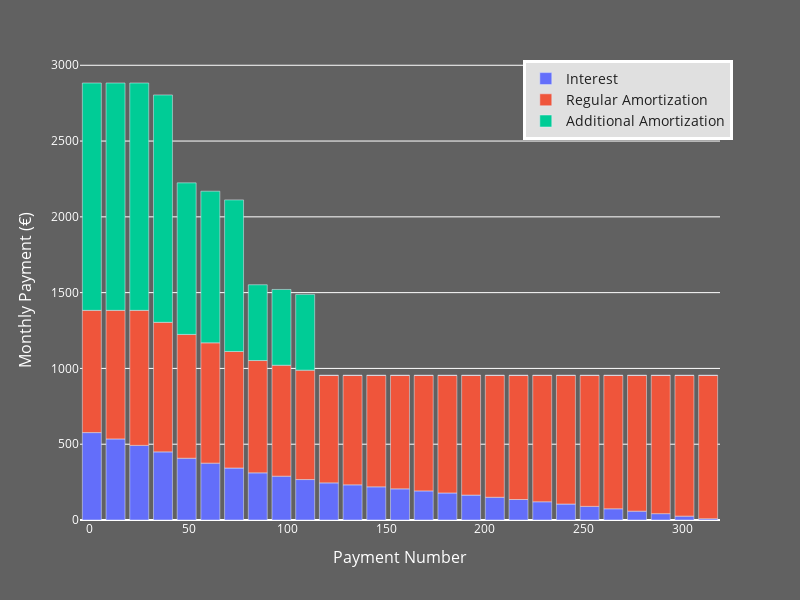

The code cell stored with this chart in its notebook:
### Code cell
import plotly.express as px

px.data_enhanced = pd.DataFrame(mortage_extra.get_amortization_schedule()).iloc[0::12]

color_side = "#212121"
color_bg = "#616161"
color_box = "#e0e0e0"
color_line = "#FFFFFF"
color_text = "#FFFFFF"
color_text_second = "#707070"
color_text_third = "#202020"

color_bar_price_1 = "#D1E3F8"
color_bar_price_2 = "#7AA9F7"
color_bar_price_3 = "#2E5CB8"

color_bar_interest_1 = "#f8d1d1"
color_bar_interest_2 = "#f89696"
color_bar_interest_3 = "#fa4f4f"

fig = px.bar(px.data_enhanced, x='Payment Number', y=['Interest', 'Regular Amortization', 'Additional Amortization'],
             labels={
                 'Payment Number': 'Payment Number',
                 'value': 'Monthly Payment (€)',
             })

fig.update_xaxes(title_font=dict(size=16, color=color_text))
fig.update_yaxes(title_font=dict(size=16, color=color_text))

fig.update_layout(
    width=800,
    height=600,
    plot_bgcolor=color_bg,
    paper_bgcolor=color_bg,
    font=dict(
        color=color_text
    ),
    legend_title_text='',
    legend=dict(
        xanchor='right',
        yanchor='top',
        orientation='v',
        font=dict(
            color=color_text_third,
            size=14
        ),
        bgcolor=color_box,  # Legend background color
        bordercolor=color_line,     # Legend border color (optional)
        borderwidth=3          # Legend border width (optional)
    )
)

fig.show()

### Figure 1 — Plotly figure (JSON) as saved in the notebook; plotly's stock layout.template omitted (floating-point values rounded to 4 significant figures)
{"data": [{"hovertemplate": "variable=Interest<br>Payment Number=%{x}<br>Monthly Payment (€)=%{y}<extra></extra>", "legendgroup": "Interest", "marker": {"color": "#636efa", "pattern": {"shape": ""}}, "name": "Interest", "orientation": "v", "showlegend": true, "textposition": "auto", "type": "bar", "x": [1, 13, 25, 37, 49, 61, 73, 85, 97, 109, 121, 133, 145, 157, 169, 181, 193, 205, 217, 229, 241, 253, 265, 277, 289, 301, 313], "xaxis": "x", "y": [576.8, 534.9, 492.3, 449.6, 407.5, 374.9, 342.9, 311.2, 289.0, 266.9, 245.0, 232.1, 219.0, 205.7, 192.1, 178.3, 164.2, 149.9, 135.3, 120.4, 105.3, 89.87, 74.18, 58.21, 41.95, 25.4, 8.54], "yaxis": "y"}, {"hovertemplate": "variable=Regular Amortization<br>Payment Number=%{x}<br>Monthly Payment (€)=%{y}<extra></extra>", "legendgroup": "Regular Amortization", "marker": {"color": "#EF553B", "pattern": {"shape": ""}}, "name": "Regular Amortization", "orientation": "v", "showlegend": true, "textposition": "auto", "type": "bar", "x": [1, 13, 25, 37, 49, 61, 73, 85, 97, 109, 121, 133, 145, 157, 169, 181, 193, 205, 217, 229, 241, 253, 265, 277, 289, 301, 313], "xaxis": "x", "y": [806.3, 848.1, 890.8, 854.6, 816.8, 794.2, 769.0, 740.9, 732.0, 721.5, 709.1, 722.0, 735.1, 748.4, 762.0, 775.8, 789.9, 804.2, 818.8, 833.7, 848.8, 864.2, 879.9, 895.9, 912.2, 928.7, 945.6], "yaxis": "y"}, {"hovertemplate": "variable=Additional Amortization<br>Payment Number=%{x}<br>Monthly Payment (€)=%{y}<extra></extra>", "legendgroup": "Additional Amortization", "marker": {"color": "#00cc96", "pattern": {"shape": ""}}, "name": "Additional Amortization", "orientation": "v", "showlegend": true, "textposition": "auto", "type": "bar", "x": [1, 13, 25, 37, 49, 61, 73, 85, 97, 109, 121, 133, 145, 157, 169, 181, 193, 205, 217, 229, 241, 253, 265, 277, 289, 301, 313], "xaxis": "x", "y": [1500.0, 1500.0, 1500.0, 1500.0, 1000.0, 1000.0, 1000.0, 500.0, 500.0, 500.0, 0.0, 0.0, 0.0, 0.0, 0.0, 0.0, 0.0, 0.0, 0.0, 0.0, 0.0, 0.0, 0.0, 0.0, 0.0, 0.0, 0.0], "yaxis": "y"}], "layout": {"barmode": "relative", "font": {"color": "#FFFFFF"}, "height": 600, "legend": {"bgcolor": "#e0e0e0", "bordercolor": "#FFFFFF", "borderwidth": 3, "font": {"color": "#202020", "size": 14}, "orientation": "v", "title": {"text": ""}, "tracegroupgap": 0, "xanchor": "right", "yanchor": "top"}, "margin": {"t": 60}, "paper_bgcolor": "#616161", "plot_bgcolor": "#616161", "width": 800, "xaxis": {"anchor": "y", "domain": [0, 1], "title": {"font": {"color": "#FFFFFF", "size": 16}, "text": "Payment Number"}}, "yaxis": {"anchor": "x", "domain": [0, 1], "title": {"font": {"color": "#FFFFFF", "size": 16}, "text": "Monthly Payment (€)"}}}}
